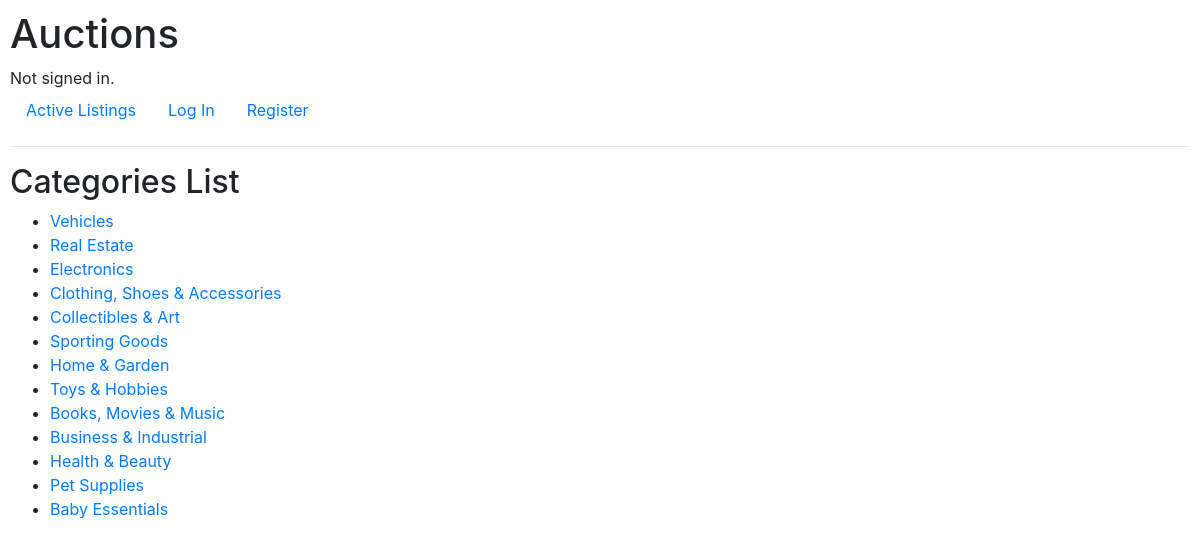
The page /categories on the database its author committed.
### auctions/models.py (models this page shows, shortened)
class Category(models.Model):
    class Meta:
        verbose_name_plural = "Categories"
    title = models.CharField(max_length=64)

### auctions/views.py (the view)
# urls.py: path("categories", views.category_list, name="categories"),
def category_list(request):
    list = Category.objects.all()
    return render(request, "auctions/categories.html", {
        "list": list
    })

### auctions/templates/auctions/categories.html
{% extends "auctions/layout.html" %}
{% block body %}
    <h2>Categories List</h2>
    <ul>
        {% for category in list %}
            <li><a href="{% url 'category_listings' category.id %}">{{ category.title }}</a></li>
        {% endfor %}
    </ul>
{% endblock %}

### auctions/static/auctions/styles.css (style rules this page uses)
body { padding: 10px; }

### rows shown on the page
Category: title "Vehicles"
Category: title "Real Estate"
Category: title "Electronics"
Category: title "Clothing, Shoes & Accessories"
Category: title "Collectibles & Art"
Category: title "Sporting Goods"
Category: title "Home & Garden"
Category: title "Toys & Hobbies"
Category: title "Books, Movies & Music"
Category: title "Business & Industrial"
Category: title "Health & Beauty"
Category: title "Pet Supplies"
Category: title "Baby Essentials"
